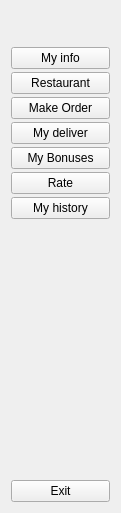
     <widget class="QWidget" name="full_menu_widget" native="true">
      <property name="maximumSize">
       <size>
        <width>121</width>
        <height>716</height>
       </size>
      </property>
      <property name="styleSheet">
       <string notr="true">#full_menu_widget{
	background-color: #e2e200;
}</string>
      </property>
      <layout class="QVBoxLayout" name="verticalLayout_4">
       <item>
        <layout class="QHBoxLayout" name="horizontalLayout_3">
         <item>
          <widget class="QLabel" name="label_2">
           <property name="minimumSize">
            <size>
             <width>30</width>
             <height>30</height>
            </size>
           </property>
           <property name="maximumSize">
            <size>
             <width>100</width>
             <height>100</height>
            </size>
           </property>
           <property name="text">
            <string/>
           </property>
           <property name="pixmap">
            <pixmap resource="resource.qrc">:/images/images/logo.jpg</pixmap>
           </property>
           <property name="scaledContents">
            <bool>true</bool>
           </property>
          </widget>
         </item>
        </layout>
       </item>
       <item>
        <layout class="QVBoxLayout" name="verticalLayout_2">
         <property name="spacing">
          <number>3</number>
         </property>
         <property name="sizeConstraint">
          <enum>QLayout::SizeConstraint::SetMinimumSize</enum>
         </property>
         <item>
          <widget class="QPushButton" name="home_btn_2">
           <property name="minimumSize">
            <size>
             <width>10</width>
             <height>10</height>
            </size>
           </property>
           <property name="maximumSize">
            <size>
             <width>107</width>
             <height>29</height>
            </size>
           </property>
           <property name="text">
            <string>My info</string>
           </property>
           <property name="icon">
            <iconset resource="resource.qrc">
             <normaloff>:/images/images/home.png</normaloff>:/images/images/home.png</iconset>
           </property>
           <property name="checkable">
            <bool>true</bool>
           </property>
           <property name="autoExclusive">
            <bool>true</bool>
           </property>
          </widget>
         </item>
         <item>
          <widget class="QPushButton" name="restaurants_btn_2">
           <property name="maximumSize">
            <size>
             <width>107</width>
             <height>29</height>
            </size>
           </property>
           <property name="text">
            <string>Restaurant</string>
           </property>
           <property name="icon">
            <iconset resource="resource.qrc">
             <normaloff>:/images/images/pizza.png</normaloff>:/images/images/pizza.png</iconset>
           </property>
           <property name="checkable">
            <bool>true</bool>
           </property>
           <property name="autoExclusive">
            <bool>true</bool>
           </property>
          </widget>
         </item>
         <item>
          <widget class="QPushButton" name="order_btn_2">
           <property name="maximumSize">
            <size>
             <width>107</width>
             <height>29</height>
            </size>
           </property>
           <property name="text">
            <string>Make Order</string>
           </property>
           <property name="icon">
            <iconset resource="resource.qrc">
             <normaloff>:/images/images/order-now.png</normaloff>:/images/images/order-now.png</iconset>
           </property>
           <property name="checkable">
            <bool>true</bool>
           </property>
           <property name="autoExclusive">
            <bool>true</bool>
           </property>
          </widget>
         </item>
         <item>
          <widget class="QPushButton" name="chat_btn_2">
           <property name="maximumSize">
            <size>
             <width>107</width>
             <height>29</height>
            </size>
           </property>
           <property name="text">
            <string>My deliver</string>
           </property>
           <property name="icon">
            <iconset resource="resource.qrc">
             <normaloff>:/images/images/chat.png</normaloff>:/images/images/chat.png</iconset>
           </property>
           <property name="checkable">
            <bool>true</bool>
           </property>
           <property name="autoExclusive">
            <bool>true</bool>
           </property>
          </widget>
         </item>
         <item>
          <widget class="QPushButton" name="bonuse_btn_2">
           <property name="maximumSize">
            <size>
             <width>107</width>
             <height>29</height>
            </size>
           </property>
           <property name="text">
            <string>My Bonuses</string>
           </property>
           <property name="icon">
            <iconset resource="resource.qrc">
             <normaloff>:/images/images/gift.png</normaloff>:/images/images/gift.png</iconset>
           </property>
           <property name="checkable">
            <bool>true</bool>
           </property>
           <property name="autoExclusive">
            <bool>true</bool>
           </property>
          </widget>
         </item>
         <item>
          <widget class="QPushButton" name="rate_btn_2">
           <property name="maximumSize">
            <size>
             <width>107</width>
             <height>29</height>
            </size>
           </property>
           <property name="text">
            <string>Rate</string>
           </property>
           <property name="icon">
            <iconset resource="resource.qrc">
             <normaloff>:/images/images/rate.png</normaloff>:/images/images/rate.png</iconset>
           </property>
           <property name="checkable">
            <bool>true</bool>
           </property>
           <property name="autoExclusive">
            <bool>true</bool>
           </property>
          </widget>
         </item>
         <item>
          <widget class="QPushButton" name="history_btn_2">
           <property name="maximumSize">
            <size>
             <width>107</width>
             <height>29</height>
            </size>
           </property>
           <property name="text">
            <string>My history</string>
           </property>
           <property name="icon">
            <iconset resource="resource.qrc">
             <normaloff>:/images/images/track-of-time.png</normaloff>:/images/images/track-of-time.png</iconset>
           </property>
           <property name="checkable">
            <bool>true</bool>
           </property>
           <property name="autoExclusive">
            <bool>true</bool>
           </property>
          </widget>
         </item>
        </layout>
       </item>
       <item>
        <spacer name="verticalSpacer_2">
         <property name="orientation">
          <enum>Qt::Orientation::Vertical</enum>
         </property>
         <property name="sizeHint" stdset="0">
          <size>
           <width>20</width>
           <height>255</height>
          </size>
         </property>
        </spacer>
       </item>
       <item>
        <widget class="QPushButton" name="exit_btn_2">
         <property name="maximumSize">
          <size>
           <width>109</width>
           <height>29</height>
          </size>
         </property>
         <property name="text">
          <string>Exit</string>
         </property>
         <property name="icon">
          <iconset resource="resource.qrc">
           <normaloff>:/images/images/reject.png</normaloff>:/images/images/reject.png</iconset>
         </property>
        </widget>
       </item>
      </layout>
     </widget>
